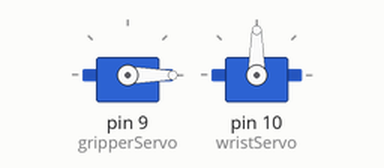
Recording of a sketch running on a simulated Arduino Uno, built with avr-gcc and run on an emulated ATmega328P. Parts: 2 × servo.

Above: at 0.05 s.
At 1.25 s:
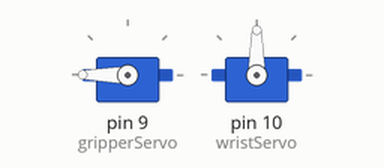
At 2.5 s:
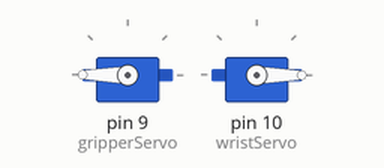
At 5.0 s:
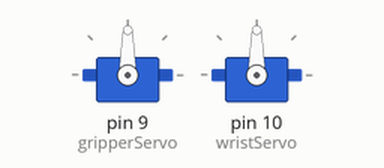
Timing chart, 0 to 6.5 s (numbered marks = the images above):
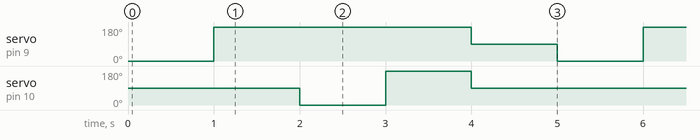

Measured:
- by itself, servo on pin 9 (gripperServo): repeats every 5.0 s: 90° 1.0 s, 0° 1.0 s, 180° 3.0 s
- by itself, servo on pin 10 (wristServo): repeats every 5.0 s: 180° 1.0 s, 90° 3.0 s, 0° 1.0 s

The sketch:

servo_test.ino
```cpp
/*
 * Servo diagnostic — no serial needed.
 * Sweeps gripper (pin 9) and wrist (pin 10) automatically.
 * If servos move with this sketch, wiring is correct.
 */
#include <Servo.h>

Servo gripperServo;
Servo wristServo;

void setup() {
    gripperServo.attach(9);
    wristServo.attach(10);
}

void loop() {
    // Open gripper
    gripperServo.write(0);
    delay(1000);

    // Close gripper
    gripperServo.write(180);
    delay(1000);

    // Wrist left
    wristServo.write(0);
    delay(1000);

    // Wrist right
    wristServo.write(180);
    delay(1000);

    // Center both
    gripperServo.write(90);
    wristServo.write(90);
    delay(1000);
}
```
